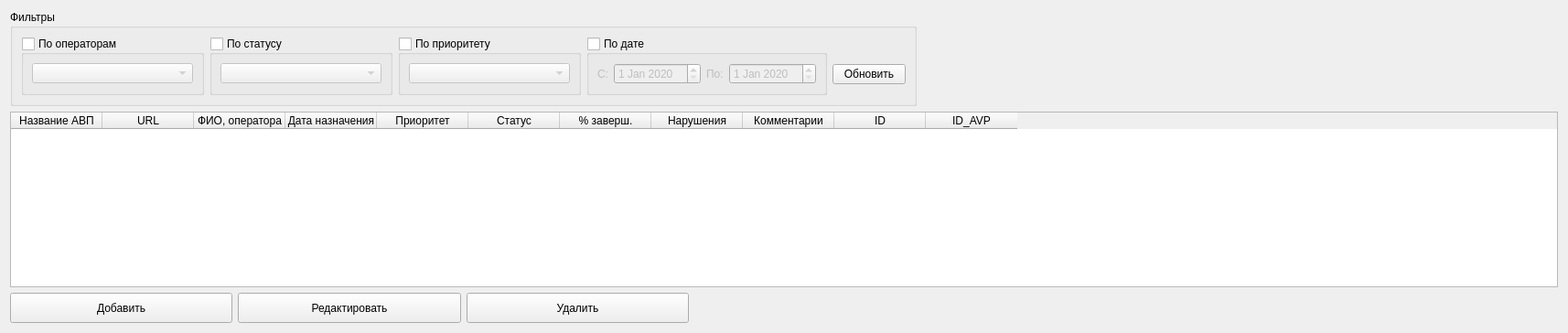
      <widget class="QWidget" name="tab_3">
       <attribute name="title">
        <string>Текущие задачи</string>
       </attribute>
       <layout class="QGridLayout" name="gridLayout_8">
        <item row="0" column="0" colspan="4">
         <widget class="QGroupBox" name="groupBox_2">
          <property name="title">
           <string>Фильтры</string>
          </property>
          <property name="checkable">
           <bool>false</bool>
          </property>
          <layout class="QHBoxLayout" name="horizontalLayout_5">
           <item>
            <widget class="QGroupBox" name="groupBoxUser">
             <property name="enabled">
              <bool>true</bool>
             </property>
             <property name="minimumSize">
              <size>
               <width>200</width>
               <height>0</height>
              </size>
             </property>
             <property name="title">
              <string>По операторам</string>
             </property>
             <property name="checkable">
              <bool>true</bool>
             </property>
             <property name="checked">
              <bool>false</bool>
             </property>
             <layout class="QGridLayout" name="gridLayout_4">
              <item row="0" column="0">
               <widget class="QComboBox" name="comboBoxUser"/>
              </item>
             </layout>
            </widget>
           </item>
           <item>
            <widget class="QGroupBox" name="groupBoxStatus">
             <property name="enabled">
              <bool>true</bool>
             </property>
             <property name="minimumSize">
              <size>
               <width>200</width>
               <height>0</height>
              </size>
             </property>
             <property name="title">
              <string>По статусу</string>
             </property>
             <property name="checkable">
              <bool>true</bool>
             </property>
             <property name="checked">
              <bool>false</bool>
             </property>
             <layout class="QGridLayout" name="gridLayout_5">
              <item row="0" column="0">
               <widget class="QComboBox" name="comboBoxStatus"/>
              </item>
             </layout>
            </widget>
           </item>
           <item>
            <widget class="QGroupBox" name="groupBoxPriority">
             <property name="minimumSize">
              <size>
               <width>200</width>
               <height>0</height>
              </size>
             </property>
             <property name="title">
              <string>По приоритету</string>
             </property>
             <property name="checkable">
              <bool>true</bool>
             </property>
             <property name="checked">
              <bool>false</bool>
             </property>
             <layout class="QGridLayout" name="gridLayout_9">
              <item row="0" column="0">
               <widget class="QComboBox" name="comboBoxPriority"/>
              </item>
             </layout>
            </widget>
           </item>
           <item>
            <widget class="QGroupBox" name="groupBoxDate">
             <property name="enabled">
              <bool>true</bool>
             </property>
             <property name="minimumSize">
              <size>
               <width>220</width>
               <height>0</height>
              </size>
             </property>
             <property name="title">
              <string>По дате</string>
             </property>
             <property name="checkable">
              <bool>true</bool>
             </property>
             <property name="checked">
              <bool>false</bool>
             </property>
             <layout class="QGridLayout" name="gridLayout_6">
              <item row="0" column="3">
               <widget class="QDateEdit" name="dateEditDateEnd">
                <property name="dateTime">
                 <datetime>
                  <hour>0</hour>
                  <minute>0</minute>
                  <second>0</second>
                  <year>2020</year>
                  <month>1</month>
                  <day>1</day>
                 </datetime>
                </property>
               </widget>
              </item>
              <item row="0" column="1">
               <widget class="QDateEdit" name="dateEditDateBegin">
                <property name="dateTime">
                 <datetime>
                  <hour>0</hour>
                  <minute>0</minute>
                  <second>0</second>
                  <year>2020</year>
                  <month>1</month>
                  <day>1</day>
                 </datetime>
                </property>
               </widget>
              </item>
              <item row="0" column="0">
               <widget class="QLabel" name="label">
                <property name="text">
                 <string>С:</string>
                </property>
               </widget>
              </item>
              <item row="0" column="2">
               <widget class="QLabel" name="label_3">
                <property name="text">
                 <string>По:</string>
                </property>
               </widget>
              </item>
             </layout>
            </widget>
           </item>
           <item>
            <layout class="QGridLayout" name="gridLayout_7">
             <item row="0" column="0">
              <spacer name="verticalSpacer">
               <property name="orientation">
                <enum>Qt::Vertical</enum>
               </property>
               <property name="sizeType">
                <enum>QSizePolicy::Minimum</enum>
               </property>
               <property name="sizeHint" stdset="0">
                <size>
                 <width>20</width>
                 <height>18</height>
                </size>
               </property>
              </spacer>
             </item>
             <item row="1" column="0">
              <widget class="QPushButton" name="pushButtonReview">
               <property name="text">
                <string>Обновить</string>
               </property>
               <property name="icon">
                <iconset resource="resource.qrc">
                 <normaloff>:/icons/icons/button_reload.png</normaloff>:/icons/icons/button_reload.png</iconset>
               </property>
              </widget>
             </item>
            </layout>
           </item>
          </layout>
         </widget>
        </item>
        <item row="0" column="4">
         <spacer name="horizontalSpacer_8">
          <property name="orientation">
           <enum>Qt::Horizontal</enum>
          </property>
          <property name="sizeHint" stdset="0">
           <size>
            <width>261</width>
            <height>20</height>
           </size>
          </property>
         </spacer>
        </item>
        <item row="1" column="0" colspan="5">
         <widget class="QTableWidget" name="tableWidgetCurrentTasks">
          <property name="selectionBehavior">
           <enum>QAbstractItemView::SelectRows</enum>
          </property>
          <property name="sortingEnabled">
           <bool>true</bool>
          </property>
          <attribute name="horizontalHeaderMinimumSectionSize">
           <number>0</number>
          </attribute>
          <attribute name="horizontalHeaderStretchLastSection">
           <bool>false</bool>
          </attribute>
          <column>
           <property name="text">
            <string>Название АВП</string>
           </property>
          </column>
          <column>
           <property name="text">
            <string>URL</string>
           </property>
          </column>
          <column>
           <property name="text">
            <string>ФИО, оператора</string>
           </property>
          </column>
          <column>
           <property name="text">
            <string>Дата назначения</string>
           </property>
          </column>
          <column>
           <property name="text">
            <string>Приоритет</string>
           </property>
          </column>
          <column>
           <property name="text">
            <string>Статус</string>
           </property>
          </column>
          <column>
           <property name="text">
            <string>% заверш.</string>
           </property>
          </column>
          <column>
           <property name="text">
            <string>Нарушения</string>
           </property>
          </column>
          <column>
           <property name="text">
            <string>Комментарии</string>
           </property>
          </column>
          <column>
           <property name="text">
            <string>ID</string>
           </property>
          </column>
          <column>
           <property name="text">
            <string>ID_AVP</string>
           </property>
          </column>
         </widget>
        </item>
        <item row="2" column="0">
         <widget class="QPushButton" name="pushButtonNew">
          <property name="minimumSize">
           <size>
            <width>120</width>
            <height>33</height>
           </size>
          </property>
          <property name="font">
           <font>
            <weight>50</weight>
            <bold>false</bold>
           </font>
          </property>
          <property name="text">
           <string>Добавить</string>
          </property>
          <property name="icon">
           <iconset resource="resource.qrc">
            <normaloff>:/icons/icons/add.ico</normaloff>:/icons/icons/add.ico</iconset>
          </property>
          <property name="iconSize">
           <size>
            <width>24</width>
            <height>24</height>
           </size>
          </property>
         </widget>
        </item>
        <item row="2" column="1">
         <widget class="QPushButton" name="pushButtonEdit">
          <property name="minimumSize">
           <size>
            <width>120</width>
            <height>33</height>
           </size>
          </property>
          <property name="font">
           <font>
            <weight>50</weight>
            <bold>false</bold>
           </font>
          </property>
          <property name="toolTip">
           <string>Редактировать задачу</string>
          </property>
          <property name="text">
           <string>Редактировать</string>
          </property>
          <property name="icon">
           <iconset resource="resource.qrc">
            <normaloff>:/icons/icons/edit.ico</normaloff>:/icons/icons/edit.ico</iconset>
          </property>
          <property name="iconSize">
           <size>
            <width>24</width>
            <height>24</height>
           </size>
          </property>
         </widget>
        </item>
        <item row="2" column="2">
         <widget class="QPushButton" name="pushButtonDelete">
          <property name="minimumSize">
           <size>
            <width>120</width>
            <height>33</height>
           </size>
          </property>
          <property name="font">
           <font>
            <weight>50</weight>
            <bold>false</bold>
           </font>
          </property>
          <property name="toolTip">
           <string>Удалить задачу</string>
          </property>
          <property name="text">
           <string>Удалить</string>
          </property>
          <property name="icon">
           <iconset resource="resource.qrc">
            <normaloff>:/icons/icons/delete_png.png</normaloff>:/icons/icons/delete_png.png</iconset>
          </property>
          <property name="iconSize">
           <size>
            <width>24</width>
            <height>24</height>
           </size>
          </property>
         </widget>
        </item>
        <item row="2" column="3" colspan="2">
         <spacer name="horizontalSpacer_4">
          <property name="orientation">
           <enum>Qt::Horizontal</enum>
          </property>
          <property name="sizeHint" stdset="0">
           <size>
            <width>944</width>
            <height>20</height>
           </size>
          </property>
         </spacer>
        </item>
       </layout>
      </widget>
